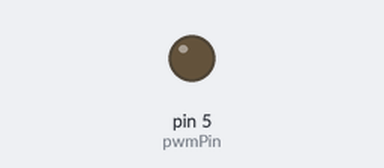
Recording of a sketch running on a simulated Arduino Uno, built with avr-gcc and run on an emulated ATmega328P. Parts: output pins drawn as LEDs (lit = HIGH).

Above: at 0.05 s.
At 2.35 s:
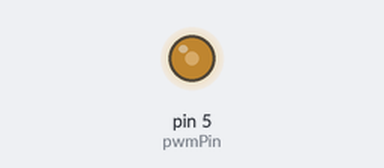
At 4.65 s:
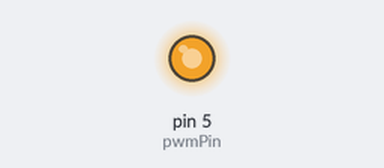
At 9.3 s:
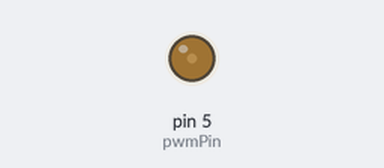
Timing chart, 0 to 13.2 s (numbered marks = the images above):
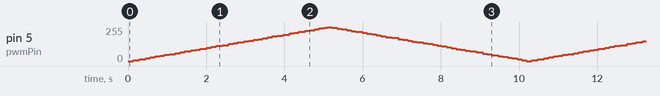

The sketch:

Assignment_3_Task_2_Code.ino
```cpp
// Manual PWM to control LED brightness without analogWrite()

const int pwmPin = 5;      // Output pin
const int period = 1000;   // Period in microseconds (1 kHz frequency)

void setup() {
  pinMode(pwmPin, OUTPUT);
}

void loop() {
  // Ramp duty cycle from 0% to 100%
  for (int dutyCycle = 0; dutyCycle <= 100; dutyCycle++) {
    for (int i = 0; i < 50; i++) {
      int highTime = (period * dutyCycle) / 100;
      int lowTime  = period - highTime;

      if (highTime > 0) digitalWrite(pwmPin, HIGH);
      if (highTime > 0) delayMicroseconds(highTime);

      if (lowTime > 0) digitalWrite(pwmPin, LOW);
      if (lowTime > 0) delayMicroseconds(lowTime);
    }
  }

  // Ramp duty cycle from 100% back to 0%
  for (int dutyCycle = 100; dutyCycle >= 0; dutyCycle--) {
    for (int i = 0; i < 50; i++) {
      int highTime = (period * dutyCycle) / 100;
      int lowTime  = period - highTime;

      if (highTime > 0) digitalWrite(pwmPin, HIGH);
      if (highTime > 0) delayMicroseconds(highTime);

      if (lowTime > 0) digitalWrite(pwmPin, LOW);
      if (lowTime > 0) delayMicroseconds(lowTime);
    }
  }
}
```
